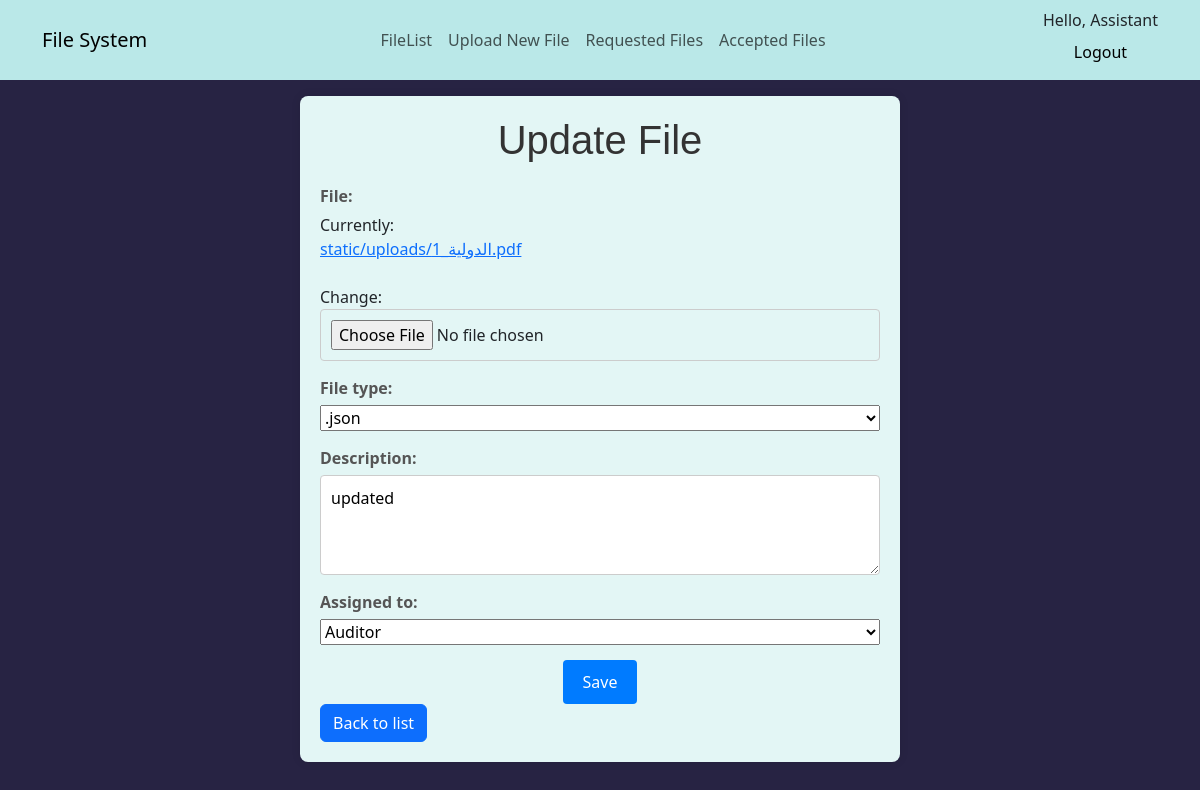
Screenshot of /files/1/update/ (signed in) with the database file from the repository.
### DocumentFlow/models.py (models this page shows, shortened)
class File(models.Model):
    FILE_TYPE_CHOICES = [
        ('.txt', '.txt'),
        ('.csv', '.csv'),
        ('.json', '.json'),
        ('.docx', '.docx'),
        ('.pdf', '.pdf'),
        ('.jpg', '.jpg'),
        ('.mp3', '.mp3'),
        ('.mp4', '.mp4'),
    ]
    file = models.FileField(upload_to='static/uploads/')
    file_type = models.CharField(max_length=10, choices=FILE_TYPE_CHOICES)
    description = models.TextField()
    uploaded_by = models.ForeignKey(User, on_delete=models.CASCADE, related_name='uploaded_files')
    status = models.CharField(max_length=20, choices=STATUS_CHOICES, default=STATUS_PENDING)
    assigned_to = models.ForeignKey(User, on_delete=models.CASCADE, related_name='assigned_files', null=True, blank=True)
    date_uploaded = models.DateTimeField(auto_now_add=True)
    notes = models.TextField(blank=True)
    rejection_notes = models.TextField(blank=True)

### DocumentFlow/views.py (the view)
# urls.py: path('files/<int:pk>/update/', views.update_file, name='update_file'),
@login_required
def update_file(request, pk):
    file = get_object_or_404(File, pk=pk)
    if request.method == 'POST':
        form = FileUploadForm(request.POST, request.FILES, instance=file)
        if form.is_valid():
            file.status = 'Updated'
            form.save()
            return redirect('file_list')
    else:
        form = FileUploadForm(instance=file)
    return render(request, 'DocumentFlow/update_file.html', {'form': form, 'file': file})

### DocumentFlow/forms.py
class FileUploadForm(forms.ModelForm):
    class Meta:
        model = File
        fields = ['file', 'file_type', 'description', 'assigned_to']

### DocumentFlow/templates/DocumentFlow/update_file.html (shortened to what this page needs)
{% extends "DocumentFlow/main.html" %}
{% block content %}
<div class="update-container">
    <h1>Update File</h1>
    <form method="post" enctype="multipart/form-data">
        {{ form.as_p }}
        <button type="submit">Save</button>
    </form>
    <a href="{% url 'file_list' %}" class="btn btn-primary">Back to list</a>
</div>
{% endblock %}

### DocumentFlow/templates/DocumentFlow/navbar.html (shortened to what this page needs)
<nav class="navbar sticky-top navbar-expand-lg navbar-light" style="background-color:#bae8e8">
  <div class="container">
    <a class="navbar-brand" href="">File System</a>
    <div class="collapse navbar-collapse justify-content-between" id="navbarNav">
      <ul class="navbar-nav mx-auto">
        <li class="nav-item active">
          <a class="nav-link" href="{% url "file_list" %}">FileList</a>
        </li>
        <li class="nav-item">
          {% if request.user.groups.all.0.name == "Assistant" or request.user.groups.all.0.name == "Auditor" %}
          <a class="nav-link" href="{% url 'upload_file' %}">Upload New File</a>
          {% endif %}
        </li>
        <li class="nav-item">
          <a class="nav-link" href="{% url "file_request_list" %}">Requested Files</a>
        </li>
          <li class="nav-item">
            <a class="nav-link" href="{% url "accepted_file_list" %}">Accepted Files</a>
          </li>
      </ul>
        <ul class="navbar-nav">
          <li class="nav-item">
            <span class="hello-msg">Hello, {{request.user}}</span>
            <a class="nav-link btn btn-info text-black ml-auto" href="{% url 'logout' %}">Logout</a>
          </li>
        </ul>
    </div>
  </div>
</nav>

### DocumentFlow/templates/DocumentFlow/main.html (style rules this page uses)
body { background-color : #272343; }

### DocumentFlow/templates/DocumentFlow/update_file.html (style rules this page uses)
.update-container { max-width: 600px; margin: 0 auto; margin-top: 1em; padding: 20px; background-color: #e3f6f5; border-radius: 8px; box-shadow: 0 0 10px rgba(0, 0, 0, 0.1); }
.update-container h1 { text-align: center; margin-bottom: 20px; font-family: 'Arial', sans-serif; color: #333; }
.update-container form { display: flex; flex-direction: column; }
.update-container form p { display: flex; flex-direction: column; margin-bottom: 15px; }
.update-container label { margin-bottom: 5px; font-weight: bold; color: #555; }
.update-container input[type="file"], .update-container input[type="text"], .update-container input[type="password"], .update-container input[type="email"], .update-container textarea { padding: 10px; border: 1px solid #ccc; border-radius: 4px; font-size: 16px; width: 100%; }
.update-container textarea[name="description"] { height: 100px; }
.update-container button { padding: 10px 20px; background-color: #007bff; color: #fff; border: none; border-radius: 4px; font-size: 16px; cursor: pointer; align-self: center; }

### rows the page displays
File: file_type ".json", description "updated", assigned_to "Auditor"

### other values shown
{{ request.user }} "Assistant"
